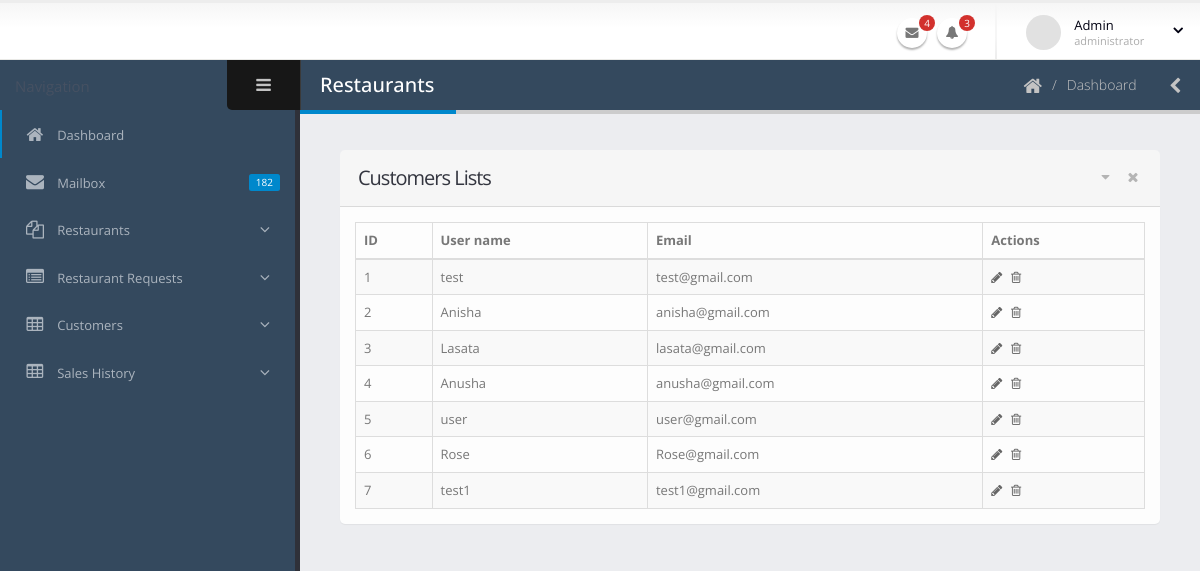
Page /admin/customers.php on the committed database.
### tables this page shows
CREATE TABLE `customer` (
  `id` int(40) NOT NULL,
  `username` varchar(255) NOT NULL,
  `password` text NOT NULL,
  `email` varchar(30) DEFAULT NULL,
  `phoneNum` varchar(10) NOT NULL
);

### admin/customers.php (the view, shortened to what this page needs)
<?php
    include('../functions/init.php');
?>
<!doctype html>
<html class="fixed">
	<head>
		<link rel="stylesheet" href="assets/vendor/bootstrap/css/bootstrap.css" />
		<link rel="stylesheet" href="assets/vendor/font-awesome/css/font-awesome.css" />
		<link rel="stylesheet" href="assets/vendor/magnific-popup/magnific-popup.css" />
		<link rel="stylesheet" href="assets/vendor/bootstrap-datepicker/css/datepicker3.css" />
		<link rel="stylesheet" href="assets/vendor/jquery-ui/css/ui-lightness/jquery-ui-1.10.4.custom.css" />
		<link rel="stylesheet" href="assets/vendor/bootstrap-multiselect/bootstrap-multiselect.css" />
		<link rel="stylesheet" href="assets/vendor/morris/morris.css" />
		<link rel="stylesheet" href="assets/stylesheets/theme.css" />
		<link rel="stylesheet" href="assets/stylesheets/skins/default.css" />
		<link rel="stylesheet" href="assets/stylesheets/theme-custom.css">
	</head>
	<body>
		<section class="body">
			<header class="header">
				<div class="header-right">
					<ul class="notifications">
						<li>
							<a href="#" class="dropdown-toggle notification-icon" data-toggle="dropdown">
								<i class="fa fa-envelope"></i>
								<span class="badge">4</span>
							</a>
						</li>
						<li>
							<a href="#" class="dropdown-toggle notification-icon" data-toggle="dropdown">
								<i class="fa fa-bell"></i>
								<span class="badge">3</span>
							</a>
						</li>
					</ul>
					<span class="separator"></span>
					<div id="userbox" class="userbox">
						<a href="#" data-toggle="dropdown">
							<figure class="profile-picture">
								<img src="assets/images/!logged-user.jpg" alt="Admin" class="img-circle" data-lock-picture="assets/images/!logged-user.jpg" />
							</figure>
							<div class="profile-info" data-lock-name="Admin" data-lock-email="admin@gmail.com">
								<span class="name">Admin</span>
								<span class="role">administrator</span>
							</div>
							<i class="fa custom-caret"></i>
						</a>
					</div>
				</div>
			</header>
			<div class="inner-wrapper">
            <?php include('sidebar.php') ?>
				<section role="main" class="content-body">
					<header class="page-header">
						<h2>Restaurants</h2>
						<div class="right-wrapper pull-right">
							<ol class="breadcrumbs">
								<li>
									<a href="index.html">
										<i class="fa fa-home"></i>
									</a>
								</li>
								<li><span>Dashboard</span></li>
							</ol>
							<a class="sidebar-right-toggle" data-open="sidebar-right"><i class="fa fa-chevron-left"></i></a>
						</div>
					</header>
						<div class="row">
						<div class="col-md-12">
							<section class="panel">
								<header class="panel-heading">
									<div class="panel-actions">
										<a href="#" class="fa fa-caret-down"></a>
										<a href="#" class="fa fa-times"></a>
									</div>
									<h2 class="panel-title">Customers Lists</h2>
								</header>
								<div class="panel-body">
                                    <table class="table table-bordered table-striped mb-none" id="datatable-editable">
                                        <thead>
                                            <tr>
                                                <th>ID</th>
                                                <th>User name</th>
                                                <th>Email</th>
                                                <th>Actions</th>
                                            </tr>
                                        </thead>
                                        <tbody><?php
										$sql = "SELECT * FROM `customer`;";
										$result = $con->query($sql);
										$i = 0;
										foreach ($result as $r) {
											$id=$r['id'];
											$i++;
											?>
                                            <tr class="gradeX">
                                                <td><?php echo $i ?></td>
                                                <td><?php echo $r['username']?></td>
												<td><?php echo $r['email']?></td>
                                                <td class="actions">
                                                    <a href=<?php echo ''?> class="on-default edit-row"><i class="fa fa-pencil"></i></a>
                                                    <a href=<?php echo '"../customer_remove.php?id='.$id.'"'?> class="on-default remove-row"><i class="fa fa-trash-o"></i></a>
                                                </td>
                                            </tr>
											<?php } ?>
                                        </tbody>
                                    </table>
								</div>
							</section>
						</div>
					</div>
				</section>
			</div>
		</section>
	</body>
</html>

### admin/assets/stylesheets/skins/default.css (style rules this page uses)
a, .btn-link { color: #0088cc; }
.page-header h2 { border-bottom-color: #0088cc; }
.notifications .notification-menu:before, .notifications .notification-icon:before { border-bottom-color: #0088cc; }

### rows in the picture
customer: username "test", email "test@gmail.com"
customer: username "Anisha", email "anisha@gmail.com"
customer: username "Lasata", email "lasata@gmail.com"
customer: username "Anusha", email "anusha@gmail.com"
customer: username "user", email "user@gmail.com"
customer: username "Rose", email "Rose@gmail.com"
customer: username "test1", email "test1@gmail.com"
